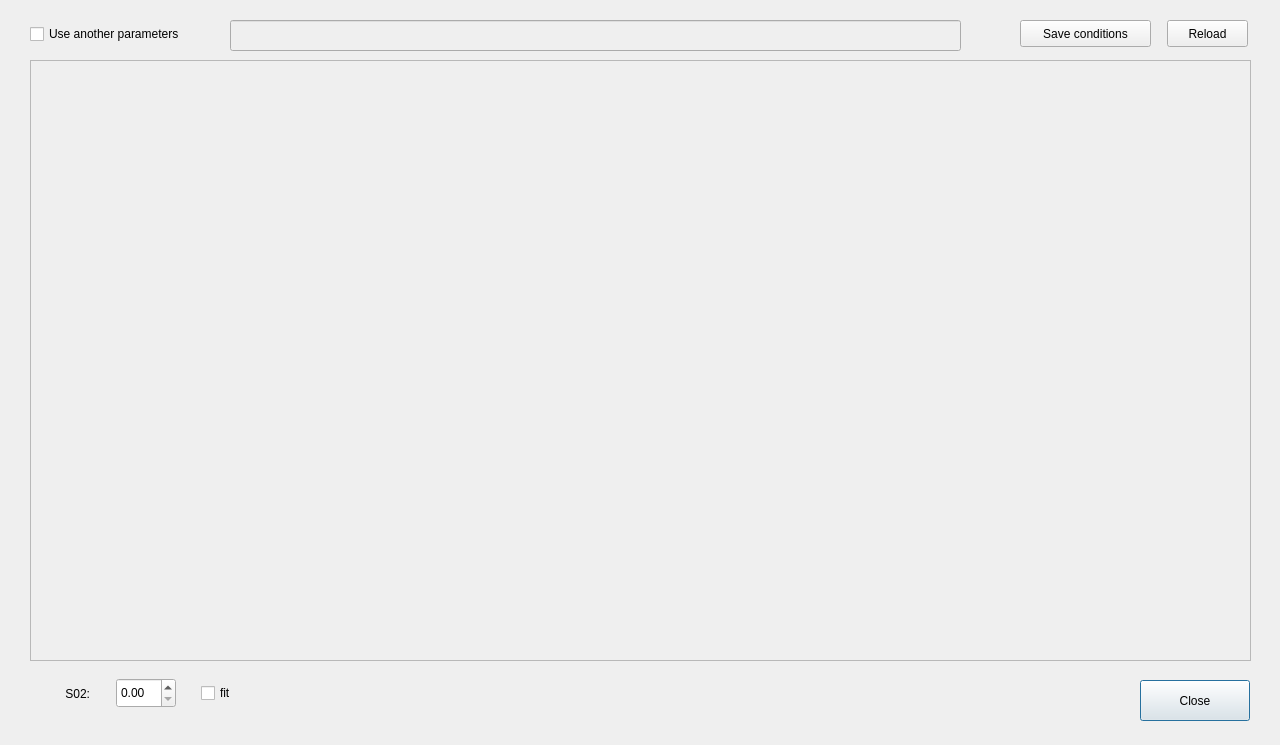
<?xml version="1.0" encoding="UTF-8"?>
<ui version="4.0">
 <class>Dialog</class>
 <widget class="QDialog" name="Dialog">
  <property name="geometry">
   <rect>
    <x>0</x>
    <y>0</y>
    <width>1280</width>
    <height>745</height>
   </rect>
  </property>
  <property name="windowTitle">
   <string>Dialog</string>
  </property>
  <widget class="QPushButton" name="pushButton">
   <property name="geometry">
    <rect>
     <x>1140</x>
     <y>680</y>
     <width>110</width>
     <height>41</height>
    </rect>
   </property>
   <property name="text">
    <string>Close</string>
   </property>
  </widget>
  <widget class="QScrollArea" name="scrollArea">
   <property name="geometry">
    <rect>
     <x>30</x>
     <y>60</y>
     <width>1221</width>
     <height>601</height>
    </rect>
   </property>
   <property name="widgetResizable">
    <bool>true</bool>
   </property>
   <widget class="QWidget" name="scrollAreaWidgetContents">
    <property name="geometry">
     <rect>
      <x>0</x>
      <y>0</y>
      <width>1219</width>
      <height>599</height>
     </rect>
    </property>
   </widget>
  </widget>
  <widget class="QPushButton" name="pB_reload">
   <property name="geometry">
    <rect>
     <x>1167</x>
     <y>20</y>
     <width>81</width>
     <height>27</height>
    </rect>
   </property>
   <property name="text">
    <string>Reload</string>
   </property>
  </widget>
  <widget class="QPushButton" name="pB_savecondtion">
   <property name="geometry">
    <rect>
     <x>1020</x>
     <y>20</y>
     <width>131</width>
     <height>27</height>
    </rect>
   </property>
   <property name="text">
    <string>Save conditions</string>
   </property>
  </widget>
  <widget class="QCheckBox" name="cB_use_anotherParams">
   <property name="geometry">
    <rect>
     <x>30</x>
     <y>23</y>
     <width>191</width>
     <height>22</height>
    </rect>
   </property>
   <property name="text">
    <string>Use another parameters</string>
   </property>
  </widget>
  <widget class="QLineEdit" name="lE_params">
   <property name="enabled">
    <bool>false</bool>
   </property>
   <property name="geometry">
    <rect>
     <x>230</x>
     <y>20</y>
     <width>731</width>
     <height>31</height>
    </rect>
   </property>
   <property name="contextMenuPolicy">
    <enum>Qt::ActionsContextMenu</enum>
   </property>
   <property name="toolTip">
    <string>&lt;html&gt;&lt;head/&gt;&lt;body&gt;&lt;p&gt;&lt;span style=&quot; font-size:10pt;&quot;&gt;Write another parameters for fitting.&lt;/span&gt;&lt;/p&gt;&lt;p&gt;&lt;span style=&quot; font-size:10pt;&quot;&gt;Ex.1: parameter name: dR, initial value: 0.05, status[guess or set]: guess&lt;/span&gt;&lt;/p&gt;&lt;p&gt;&lt;span style=&quot; font-size:10pt;&quot;&gt;=&amp;gt; dR=[guess, 0.05] (use quotation mark for strings. Separate each parameters with ';')&lt;/span&gt;&lt;/p&gt;&lt;p&gt;&lt;span style=&quot; font-size:10pt;&quot;&gt;Ex.2: parameter name: alpha, initial value: 0.05, status[guess or set]: guess, 'alpha' should be between 0 and 1&lt;/span&gt;&lt;/p&gt;&lt;p&gt;&lt;span style=&quot; font-size:10pt;&quot;&gt;=&amp;gt; dR=[guess,0.05, (0:1)] (use quotation mark for strings. Separate each parameters with ';')&lt;/span&gt;&lt;br/&gt;&lt;/p&gt;&lt;/body&gt;&lt;/html&gt;</string>
   </property>
  </widget>
  <widget class="QWidget" name="">
   <property name="geometry">
    <rect>
     <x>30</x>
     <y>670</y>
     <width>231</width>
     <height>47</height>
    </rect>
   </property>
   <layout class="QHBoxLayout" name="horizontalLayout">
    <item>
     <widget class="QLabel" name="label">
      <property name="minimumSize">
       <size>
        <width>60</width>
        <height>40</height>
       </size>
      </property>
      <property name="text">
       <string>S02:</string>
      </property>
      <property name="alignment">
       <set>Qt::AlignRight|Qt::AlignTrailing|Qt::AlignVCenter</set>
      </property>
     </widget>
    </item>
    <item>
     <spacer name="horizontalSpacer">
      <property name="orientation">
       <enum>Qt::Horizontal</enum>
      </property>
      <property name="sizeHint" stdset="0">
       <size>
        <width>13</width>
        <height>20</height>
       </size>
      </property>
     </spacer>
    </item>
    <item>
     <widget class="QDoubleSpinBox" name="doubleSpinBox">
      <property name="minimumSize">
       <size>
        <width>60</width>
        <height>30</height>
       </size>
      </property>
     </widget>
    </item>
    <item>
     <spacer name="horizontalSpacer_2">
      <property name="orientation">
       <enum>Qt::Horizontal</enum>
      </property>
      <property name="sizeHint" stdset="0">
       <size>
        <width>13</width>
        <height>20</height>
       </size>
      </property>
     </spacer>
    </item>
    <item>
     <widget class="QCheckBox" name="checkBox">
      <property name="minimumSize">
       <size>
        <width>60</width>
        <height>30</height>
       </size>
      </property>
      <property name="text">
       <string>fit</string>
      </property>
     </widget>
    </item>
   </layout>
  </widget>
  <action name="actionAdd">
   <property name="text">
    <string>Add Another Params</string>
   </property>
  </action>
 </widget>
 <resources/>
 <connections/>
</ui>
